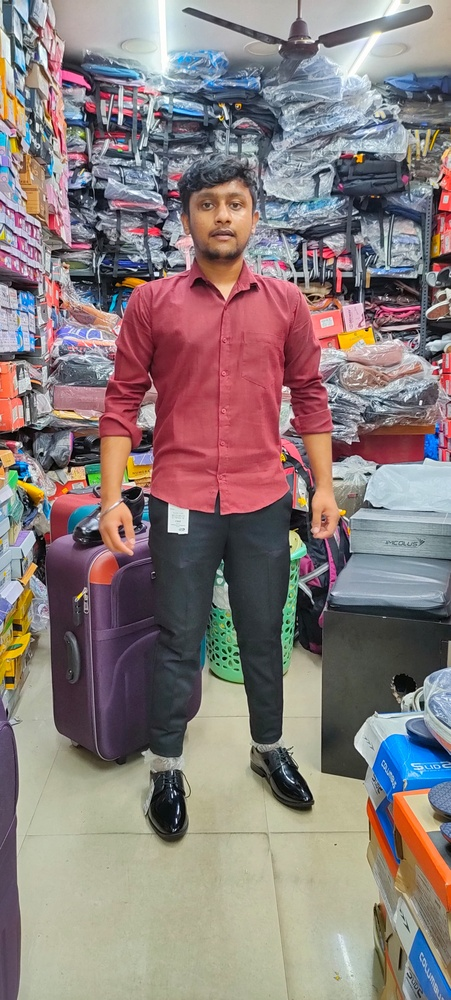
#> input picture dataset/person1/image1.jpg, 451 x 1000 px, shrunk from 1877 x 4160 before the run; its folder holds only this picture in this run
$ python train_model.py
#> lines starting #> are read from the running program, lines starting #| are printed output that depends on the picture
import cv2
import os
import numpy as np

# Check if cv2.face is available
if not hasattr(cv2, 'face'):
    raise Exception("cv2.face module is not available. Ensure you have opencv-contrib-python installed.")

# Path to the dataset
dataset_path = 'dataset/'

# Initialize face recognizer with tuned parameters
face_recognizer = cv2.face.LBPHFaceRecognizer_create(radius=1, neighbors=8, grid_x=8, grid_y=8)
face_cascade = cv2.CascadeClassifier(cv2.data.haarcascades + 'haarcascade_frontalface_default.xml')

# Custom IDs mapping
custom_id_map = {
    "person1": "4sf21cd022",
    "person3": "4sf21ec003",
    # Add more mappings as needed
}

# Function to read images and labels from the dataset
def get_images_and_labels(dataset_path):
#> called with dataset_path = 'dataset/'
    image_paths = []
    labels = []
    label_map = {}
    id_to_label = {}  # Map numeric labels to custom IDs

    # Iterate through each person's folder
    for label_id, person_name in enumerate(os.listdir(dataset_path)):
        person_path = os.path.join(dataset_path, person_name)
        if not os.path.isdir(person_path):
            continue
        custom_id = custom_id_map.get(person_name)
        if custom_id is None:
            continue
        label_map[label_id] = custom_id  # Map label id to custom ID
        id_to_label[custom_id] = label_id
        for image_name in os.listdir(person_path):
            image_path = os.path.join(person_path, image_name)
            image_paths.append(image_path)
            labels.append(label_id)
#> pass 2 of the loop in get_images_and_labels, `for label_id, person_name in enumerate(os.listdir(dataset_path)):`:

    return image_paths, labels, label_map

# Get image paths and labels
image_paths, labels, label_map = get_images_and_labels(dataset_path)

# Debugging: Print the image paths and labels
print(f"Image Paths: {image_paths}")
print(f"Labels: {labels}")

# List to hold the images and corrected labels
images = []
corrected_labels = []
for image_path, label in zip(image_paths, labels):
    img = cv2.imread(image_path, cv2.IMREAD_GRAYSCALE)
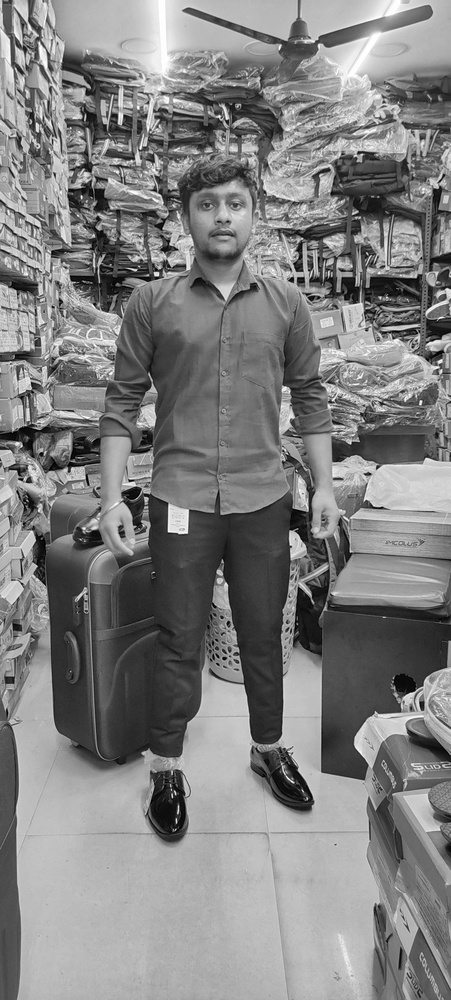
#> img: shape (1000, 451); min 0, max 255, mean 128.8
    faces = face_cascade.detectMultiScale(img, scaleFactor=1.1, minNeighbors=5)
#> faces = [[182, 173, 80, 80]]
    for (x, y, w, h) in faces:
        face = img[y:y + h, x:x + w]
        images.append(face)
        corrected_labels.append(label)
        # Debugging: Display the detected face
        cv2.imshow("Detected Face", face)
        cv2.waitKey(100)  # Display each face for 100ms
#> this loop made 1 pass
#> pass 1, `face = img[y:y + h, x:x + w]`:
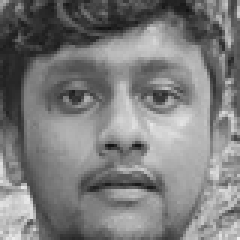
#> face: shape (80, 80) (shown 3 times larger); min 18, max 237, mean 124.3
#> after the loop, corrected_labels = [0]; images = 1 item
#> pass 2 of the loop `for image_path, label in zip(image_paths, labels):`:
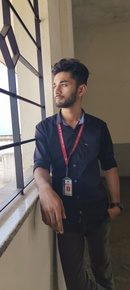
#> input picture dataset/person3/image31.jpg, 130 x 290 px, shrunk from 540 x 1206 before the run
#> `img = cv2.imread(image_path, cv2.IMREAD_GRAYSCALE)`:
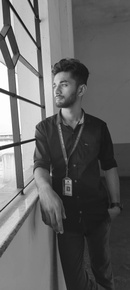
#> img: shape (290, 130); min 15, max 255, mean 100
#> faces = ()

# Convert labels to numpy array
corrected_labels = np.array(corrected_labels)

# Debugging: Print the number of images and labels
print(f"Number of images: {len(images)}")
#| Number of images: 1
print(f"Number of labels: {len(corrected_labels)}")
#| Number of labels: 1

# Train the model
face_recognizer.train(images, corrected_labels)

# Save the model and the label map
face_recognizer.save('face_recognizer.yml')
np.save('label_map.npy', label_map)

print("Model training completed and saved.")
cv2.destroyAllWindows()
